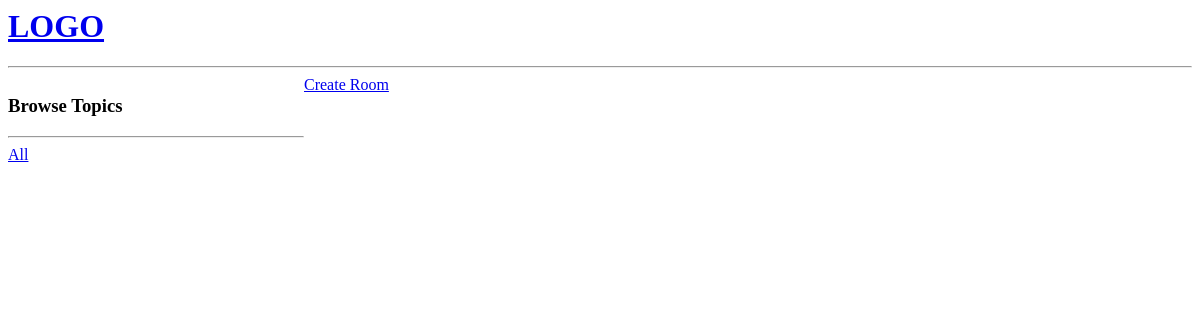
/, run on an earlier commit of the app's database.
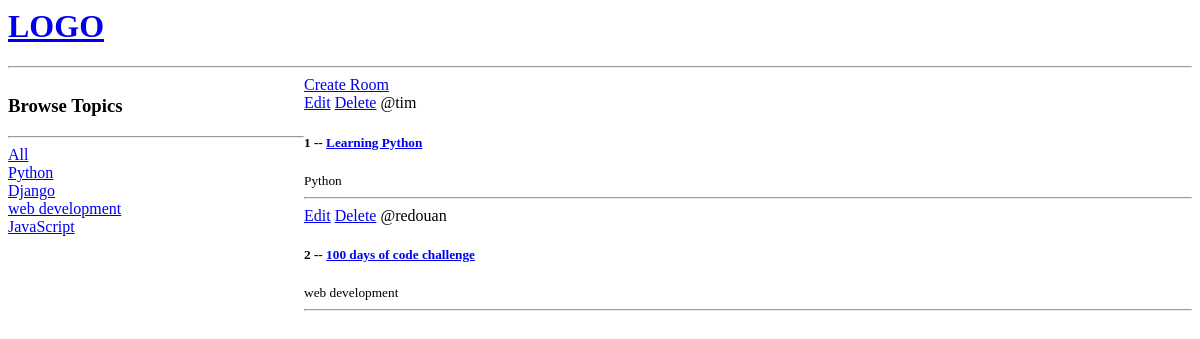
And on a later commit of the database.
### base/models.py (models this page shows, shortened)
class Topic(models.Model):
    name = models.CharField(max_length=200)

class Room(models.Model):
    host = models.ForeignKey(User, on_delete=models.SET_NULL, null=True)
    topic = models.ForeignKey(Topic, on_delete=models.SET_NULL, null=True)
    name = models.CharField(max_length=200)
    description = models.TextField(null=True, blank= True)
    updated = models.DateTimeField(auto_now=True)
    created = models.DateTimeField(auto_now_add=True)
    class Meta:
        ordering = ['-updated' , '-created']

### base/views.py (the view)
# urls.py: path('', views.home, name="home"),
def home(request):
    q = request.GET.get('q') if request.GET.get('q') != None else ''
    rooms = Room.objects.filter(topic__name__icontains=q)
    topics = Topic.objects.all()
    context = {'rooms': rooms, 'topics': topics}
    return render(request, 'base/home.html', context)

### base/templates/base/home.html (shortened to what this page needs)
{% include 'navbar.html' %}
{% block content %}
    <div class="home-container">
    <div>
        <h3>Browse Topics</h3>
        <hr>
        <div>
            <a href="{% url 'home' %}?q={{topic.name}}">All</a>
        </div>
        {% for topic in topics %}
        <div>
            <a href="{% url 'home' %}?q={{topic.name}}">{{topic.name}}</a>
        </div>
        {% endfor %}
    </div>
    <div>
    <a href="{% url 'create-room' %}">Create Room</a>
    <div>
        {% for room in rooms  %}
            <div>
                <a href="{% url 'update-room' room.id %}">Edit</a>
                <a href="{% url 'delete-room' room.id %}">Delete</a>
                <span>@{{room.host.username}}</span>
                <h5>{{room.id}} -- <a href="/room/{{room.id}}">{{room.name}}</a></h5>
                <small>{{room.topic.name}}</small>
                <hr>
            </div>
        {% endfor %}
    </div>
</div>
{% endblock content %}

### templates/navbar.html
<a href="/">
    <h1>LOGO</h1>
</a>
<hr>

### base/templates/base/home.html (style rules this page uses)
.home-container { display: grid; grid-template-columns: 1fr 3fr; }

What changed in the data, as far as the page shows it:
added Topic: name "Python"
added Topic: name "Django"
added Topic: name "web development"
added Topic: name "JavaScript"
added Room: host.username "tim", id "1", name "Learning Python", topic.name "Python"
added Room: host.username "redouan", id "2", name "100 days of code challenge", topic.name "web development"
